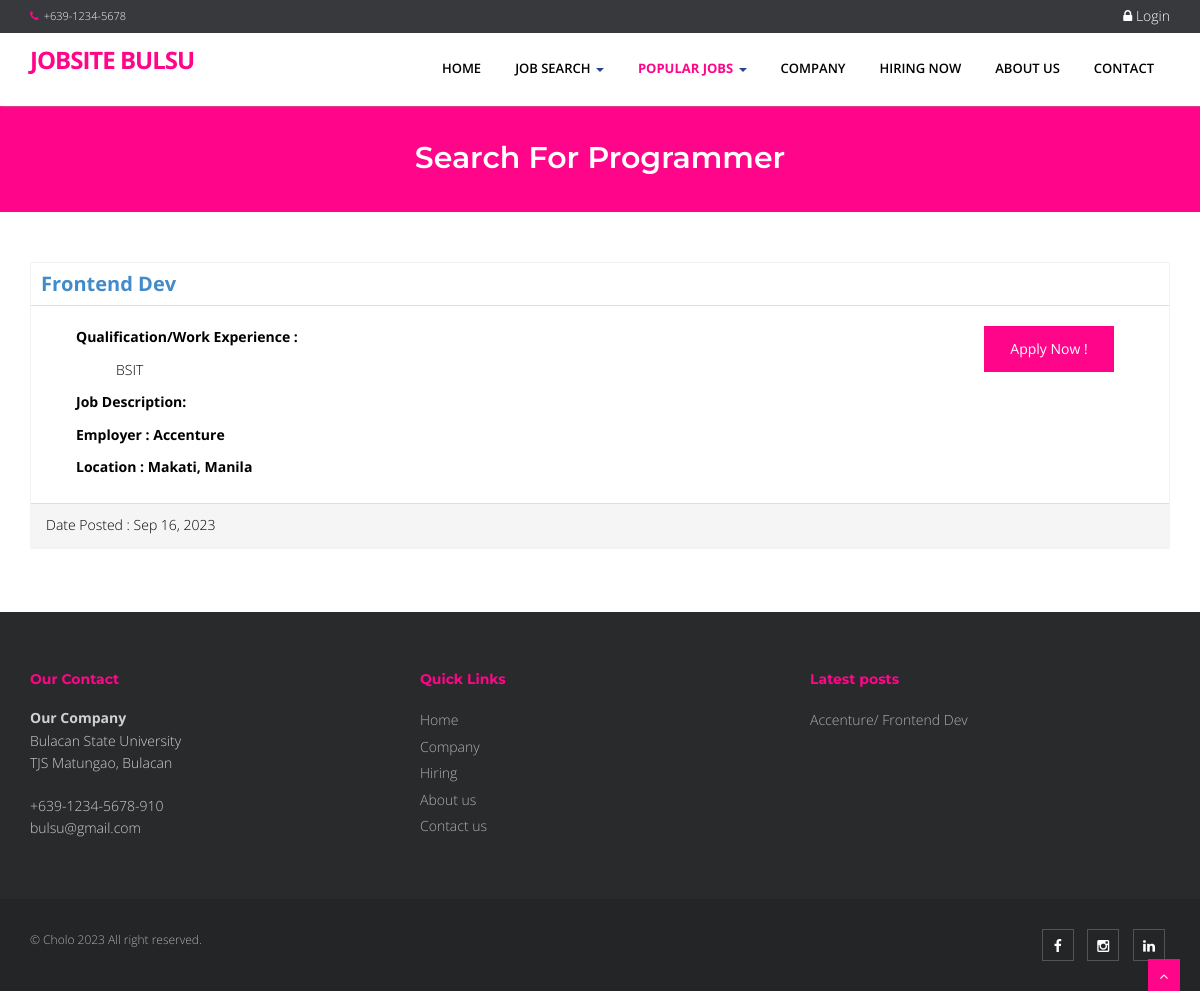
The page /index.php?q=category&search=Programmer on the database its author committed.
### tables this page shows
CREATE TABLE `tbljob` (
  `JOBID` int(11) NOT NULL,
  `COMPANYID` int(11) NOT NULL,
  `CATEGORY` varchar(100) NOT NULL,
  `OCCUPATIONTITLE` varchar(50) NOT NULL,
  `REQ_NO_EMPLOYEES` int(11) NOT NULL,
  `SALARIES` double NOT NULL,
  `DURATION_EMPLOYMENT` varchar(50) NOT NULL,
  `QUALIFICATION_WORKEXPERIENCE` text NOT NULL,
  `JOBDESCRIPTION` text NOT NULL,
  `PREFEREDSEX` varchar(30) NOT NULL,
  `SECTOR_VACANCY` text NOT NULL,
  `JOBSTATUS` varchar(50) NOT NULL,
  `DATEPOSTED` datetime NOT NULL DEFAULT current_timestamp()
);

CREATE TABLE `tblcompany` (
  `COMPANYID` int(11) NOT NULL,
  `COMPANYNAME` varchar(100) NOT NULL,
  `COMPANYADDRESS` varchar(100) NOT NULL,
  `COMPANYCONTACTNO` varchar(30) NOT NULL,
  `COMPANYSTATUS` varchar(50) NOT NULL,
  `COMPANYMISSION` text NOT NULL
);

### index.php (called while the page is built, shortened)
<?php
require_once("include/initialize.php");
$view = (isset($_GET['q']) && $_GET['q'] != '') ? $_GET['q'] : '';
switch ($view) {
	case 'category' :
        $title='Search for '. $_GET['search'];
		break;
}
require_once("theme/templates.php");
?>

### include/database.php (called while the page is built, shortened)
<?php
class Database {
	var $sql_string = '';
	private $conn;
	public function open_connection() {
		$this->conn = mysqli_connect(server,user,pass);
		if(!$this->conn){
			echo "Problem in database connection! Contact administrator!";
			exit();
		}else{
			$db_select = mysqli_select_db($this->conn,database_name);
		}
	}
	function setQuery($sql='') {
		$this->sql_string=$sql;
	}
	function executeQuery() {
		$result = mysqli_query($this->conn,$this->sql_string);
		return $result;
	}
	private function confirm_query($result) {
		return $result;
	}
	function loadResultList( $key='' ) {
		$cur = $this->executeQuery();
		$array = array();
		while ($row = mysqli_fetch_object($cur)) {
			if ($key) {
				$array[$row->$key] = $row;
			} else {
				$array[] = $row;
			}
		}
		return $array;
	}
}
$mydb = new Database();
?>

### category.php (the view, shortened to what this page needs)
    <section id="content">
        <div class="container content">
 <?php
 if (isset($_GET['search'])) {
    $category = $_GET['search'];
 }else{
     $category = '';
 }
   $sql = "SELECT * FROM `tblcompany` c,`tbljob` j WHERE c.`COMPANYID`=j.`COMPANYID` AND CATEGORY LIKE '%" . $category ."%' ORDER BY DATEPOSTED DESC" ;
    $mydb->setQuery($sql);
    $cur = $mydb->loadResultList();
    foreach ($cur as $result) {
  ?>
          <div class="panel panel-primary">
              <div class="panel-header">
                   <div style="border-bottom: 1px solid #ddd;padding: 10px;font-size: 20px;font-weight: bold;color: #000;margin-bottom: 5px;"><a href="<?php echo web_root.'index.php?q=viewjob&search='.$result->JOBID;?>"><?php echo $result->OCCUPATIONTITLE ;?></a>
                  </div>
              </div>
              <div class="panel-body contentbody">
                    <div class="col-sm-10">
                        <div class="col-sm-12">
                            <p>Qualification/Work Experience :</p>
                             <ul style="list-style: none;">
                                <li><?php echo $result->QUALIFICATION_WORKEXPERIENCE ;?></li>
                            </ul>
                        </div>
                        <div class="col-sm-12">
                            <p>Job Description:</p>
                         </div>
                        <div class="col-sm-12">
                            <p>Employer :  <?php echo  $result->COMPANYNAME ?></p>
                            <p>Location :  <?php echo  $result->COMPANYADDRESS ?></p>
                        </div>
                    </div>
                    <div class="col-sm-2"> <a href="<?php echo web_root; ?>index.php?q=apply&job=<?php echo $result->JOBID;?>&view=personalinfo" class="btn btn-main btn-next-tab">Apply Now !</a></div>
                </div>
              <div class="panel-footer">
                  Date Posted :  <?php echo date_format(date_create($result->DATEPOSTED),'M d, Y'); ?>
              </div>
          </div>
<?php  } ?>
     </div>
    </section>

### theme/templates.php (shortened to what this page needs)
<!DOCTYPE html>
<html lang="en">
<head>
    <link href="<?php echo web_root; ?>plugins/home-plugins/css/bootstrap.min.css" rel="stylesheet" />
    <link href="<?php echo web_root; ?>plugins/home-plugins/css/fancybox/jquery.fancybox.css" rel="stylesheet">
    <link href="<?php echo web_root; ?>plugins/home-plugins/css/flexslider.css" rel="stylesheet" />
    <link href="<?php echo web_root; ?>plugins/home-plugins/css/style.css" rel="stylesheet" />
    <link rel="stylesheet" href="<?php echo web_root;?>plugins/font-awesome/css/font-awesome.min.css">
    <link rel="stylesheet" href="<?php echo web_root;?>plugins/dataTables/jquery.dataTables.min.css">
    <link rel="stylesheet" href="<?php echo web_root;?>plugins/dataTables/jquery.dataTables_themeroller.css">
    <link href="<?php echo web_root; ?>plugins/datepicker/bootstrap-datetimepicker.min.css" rel="stylesheet"
        media="screen">
    <link href="<?php echo web_root; ?>plugins/datepicker/datepicker3.css" rel="stylesheet" media="screen">
</head>
<body>
    <div id="wrapper" class="home-page">
        <header>
            <div class="topbar navbar-fixed-top">
                <div class="container">
                    <div class="row">
                        <div class="col-md-12">
                            <p class="pull-left hidden-xs"><i class="fa fa-phone"></i>+639-1234-5678</p>
                            <?php if (isset($_SESSION['APPLICANTID'])) {
                   $sql = "SELECT count(*) as 'COUNTNOTIF' FROM `tbljob` ORDER BY `DATEPOSTED` DESC";
                   $mydb->setQuery($sql);
                   $showNotif = $mydb->loadSingleResult();
                   $notif =isset($showNotif->COUNTNOTIF) ? $showNotif->COUNTNOTIF : 0;
                   $applicant = new Applicants();
                   $appl  = $applicant->single_applicant($_SESSION['APPLICANTID']);
                   $sql ="SELECT count(*) as 'COUNT' FROM `tbljobregistration` WHERE `PENDINGAPPLICATION`=0 AND `HVIEW`=0 AND `APPLICANTID`='{$appl->APPLICANTID}'";
                   $mydb->setQuery($sql);
                   $showMsg = $mydb->loadSingleResult();
                   $msg =isset($showMsg->COUNT) ? $showMsg->COUNT : 0;
                   echo ' <p class="pull-right login"><a title="View Notification(s)" href="'.web_root.'applicant/index.php?view=notification"> <i class="fa fa-bell-o"></i> <span class="label label-success">'.$notif.'</span></a> | <a title="View Message(s)" href="'.web_root.'applicant/index.php?view=message"> <i class="fa fa-envelope-o"></i> <span class="label label-success">'.$msg.'</span></a> | <a title="View Profile" href="'.web_root.'applicant/"> <i class="fa fa-user"></i> Welcome, '. $appl->FNAME. ' '.$appl->LNAME .' </a> | <a href="'.web_root.'logout.php">  <i class="fa fa-sign-out"> </i>Logout</a> </p>';
                   }else{ ?>
                            <p class="pull-right login"><a data-target="#myModal" data-toggle="modal" href=""> <i
                                        class="fa fa-lock"></i> Login </a></p>
                            <?php } ?>
                        </div>
                    </div>
                </div>
            </div>
            <div style="min-height: 30px;"></div>
            <div class="navbar navbar-default navbar-static-top">
                <div class="container">
                    <div class="navbar-header">
                        <a class="navbar-brand" href="<?php echo web_root; ?>index.php">Jobsite Bulsu
                        </a>
                    </div>
                    <div class="navbar-collapse collapse ">
                        <ul class="nav navbar-nav">
                            <li class="<?php echo !isset($_GET['q'])? 'active' :''?>"><a
                                    href="<?php echo web_root; ?>index.php">Home</a></li>
                            <li class="dropdown">
                                <a href="#" data-toggle="dropdown" class="dropdown-toggle">Job Search <b
                                        class="caret"></b></a>
                            </li>
                            <li
                                class="dropdown <?php  if(isset($_GET['q'])) { if($_GET['q']=='category'){ echo 'active'; }else{ echo ''; }}  ?>">
                                <a href="#" data-toggle="dropdown" class="dropdown-toggle">Popular Jobs <b
                                        class="caret"></b></a>
                                    <?php
                           $sql = "SELECT * FROM `tblcategory` LIMIT 10";
                           $mydb->setQuery($sql);
                           ?>
                            </li>
                            <li
                                class="<?php  if(isset($_GET['q'])) { if($_GET['q']=='company'){ echo 'active'; }else{ echo ''; }}  ?>">
                                <a href="<?php echo web_root; ?>index.php?q=company">Company</a>
                            </li>
                            <li
                                class="<?php  if(isset($_GET['q'])) { if($_GET['q']=='hiring'){ echo 'active'; }else{ echo ''; }} ?>">
                                <a href="<?php echo web_root; ?>index.php?q=hiring">Hiring Now</a>
                            </li>
                            <li
                                class="<?php  if(isset($_GET['q'])) { if($_GET['q']=='About'){ echo 'active'; }else{ echo ''; }}  ?>">
                                <a href="<?php echo web_root; ?>index.php?q=About">About Us</a>
                            </li>
                            <li
                                class="<?php  if(isset($_GET['q'])) { if($_GET['q']=='Contact'){ echo 'active'; }else{ echo ''; }}  ?>">
                                <a href="<?php echo web_root; ?>index.php?q=Contact">Contact</a>
                            </li>
                        </ul>
                    </div>
                </div>
            </div>
        </header>
        <?php
     if (isset($_GET['q'])) {
       echo '<section id="inner-headline">
           <div class="container">
               <div class="row">
                   <div class="col-lg-12">
                       <h2 class="pageTitle">'.$title.'</h2>
                   </div>
               </div>
           </div>
           </section>';
     }
      require_once $content;
       ?>
        <footer>
            <div class="container">
                <div class="row">
                    <div class="col-md-4 col-sm-4">
                        <div class="widget">
                            <h5 class="widgetheading">Our Contact</h5>
                            <address>
                                <strong>Our Company</strong><br>
                                Bulacan State University<br>
                                TJS Matungao, Bulacan
                            </address>
                            <p>
                                <i class="icon-phone"></i>+639-1234-5678-910<br>
                                <i class="icon-envelope-alt"></i> bulsu@gmail.com
                            </p>
                        </div>
                    </div>
                    <div class="col-md-4 col-sm-4">
                        <div class="widget">
                            <h5 class="widgetheading">Quick Links</h5>
                            <ul class="link-list">
                                <li><a href="<?php echo web_root; ?>index.php">Home</a></li>
                                <li><a href="<?php echo web_root; ?>index.php?q=company">Company</a></li>
                                <li><a href="<?php echo web_root; ?>index.php?q=hiring">Hiring</a></li>
                                <li><a href="<?php echo web_root; ?>index.php?q=About">About us</a></li>
                                <li><a href="<?php echo web_root; ?>index.php?q=Contact">Contact us</a></li>
                            </ul>
                        </div>
                    </div>
                    <div class="col-md-4 col-sm-4">
                        <div class="widget">
                            <h5 class="widgetheading">Latest posts</h5>
                            <ul class="link-list">
                                <?php
                 $sql = "SELECT * FROM `tblcompany` c,`tbljob` j WHERE c.`COMPANYID`=j.`COMPANYID`   ORDER BY DATEPOSTED DESC LIMIT 3" ;
                 $mydb->setQuery($sql);
                 $cur = $mydb->loadResultList();
                 foreach ($cur as $result) {
                   echo ' <li><a href="'.web_root.'index.php?q=viewjob&search='.$result->JOBID.'">'.$result->COMPANYNAME . '/ '. $result->OCCUPATIONTITLE .'</a></li>';
                 }
             ?>
                            </ul>
                        </div>
                    </div>
                </div>
            </div>
            <div id="sub-footer">
                <div class="container">
                    <div class="row">
                        <div class="col-lg-6">
                            <div class="copyright">
                                <p>
                                    <span>&copy; Cholo 2023 All right reserved.
                                </p>
                            </div>
                        </div>
                        <div class="col-lg-6">
                            <ul class="social-network">
                                <li><a href="#" data-placement="top" title="Facebook"><i
                                            class="fa fa-facebook"></i></a></li>
                                <li><a href="#" data-placement="top" title="Instagram"><i
                                            class="fa fa-instagram"></i></a>
                                </li>
                                <li><a href="#" data-placement="top" title="Linkedin"><i
                                            class="fa fa-linkedin"></i></a></li>
                            </ul>
                        </div>
                    </div>
                </div>
            </div>
        </footer>
    </div>
    <a href="#" class="scrollup"><i class="fa fa-angle-up active"></i></a>
</body>
</html>

### theme/templates.php (style rules this page uses)
#content { min-height: 400px; color: #000; }
.contentbody p { font-weight: bold; }
.login a { font-size: 14px; color: #fff; padding: 0px; }

### rows shown on the page
tbljob: OCCUPATIONTITLE "Frontend Dev", QUALIFICATION_WORKEXPERIENCE "BSIT", COMPANYID.COMPANYNAME "Accenture", COMPANYID.COMPANYADDRESS "Makati, Manila", DATEPOSTED "Sep 16, 2023"

### other values the page prints
$title "Search For Programmer"
